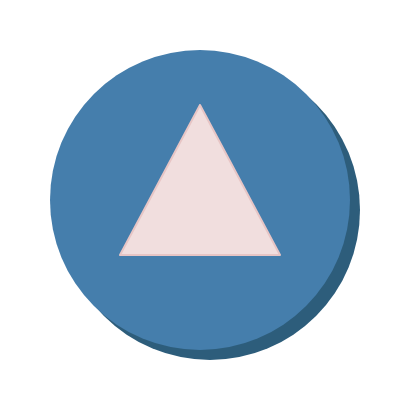
Frame 1 (no input)
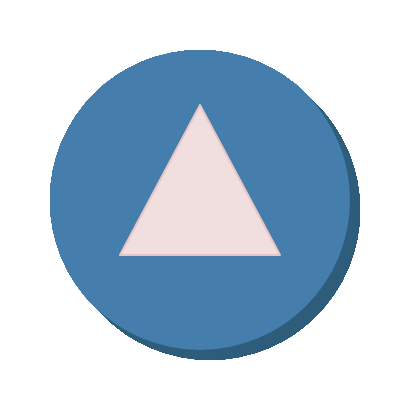
Frame 60 (no input)
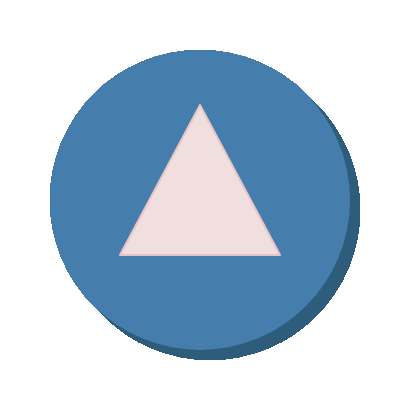
Frame 120 (the mouse pressed at the canvas centre since frame 60)

The p5.js sketch that drew these frames (run headless with seeded random() and noise() and a simulated clock; from frame 60 on, the mouse is pressed at the canvas centre):

// p5.js sketch
// ── sketch.js
// these query selectors aren't working
const shakeButton = document.querySelector('#shake');
const question = document.querySelector('#question');
console.log(shakeButton); //returns 'null'
console.log(question); // returns 'null

const answers = ['yes.', 'no.', 'maybe?'];
let answer = ''

function pickRandomAnswer () {
  answerIndex = Math.floor(Math.random() * 2);
  answer = answers[answerIndex];
  console.log(answer);
}

// event listener won't work until query selector on line 1 works
// shakeButton.addEventListener('click', pickRandomAnswer);


function setup() {
    createCanvas(400, 400);
  }
  
  function draw() {
    noStroke();
    fill('#2D5D7B');
    ellipse(210, 210, 300);
    fill('#457EAC');
    ellipse(200, 200, 300);
    
    stroke('#E7C5C5');
    strokeWeight(2);
    strokeJoin(ROUND);
    fill('#F1DEDE');
    triangle(200, 105, 120, 255, 280, 255);
    
    noStroke();
    fill('#2D5D7B');
    textSize(20);
    textAlign(CENTER, CENTER);
    text(answer, width/2, height/2);
    
    
  }
// ── style.css
@font-face {
    font-family: firaMono;
    src: url(FiraMono-Regular.ttf);
}

body {
    margin: 30px;
    text-align: center;
    font-family: firaMono;
    color: #7067cf;
}

#instructions {
    margin: 50px;
}

#question {
    margin: 20px;
    width: 300px;
    border: 2px solid #9CE8AA;
    padding: 5px;
    color: #330c2f;
    font-family: firaMono;
}

#shake {
    font-family: firaMono;
    color: #7067cf;
    background-color: #cbf3d2;
    border: none;
    padding: 5px 24px;;
}
